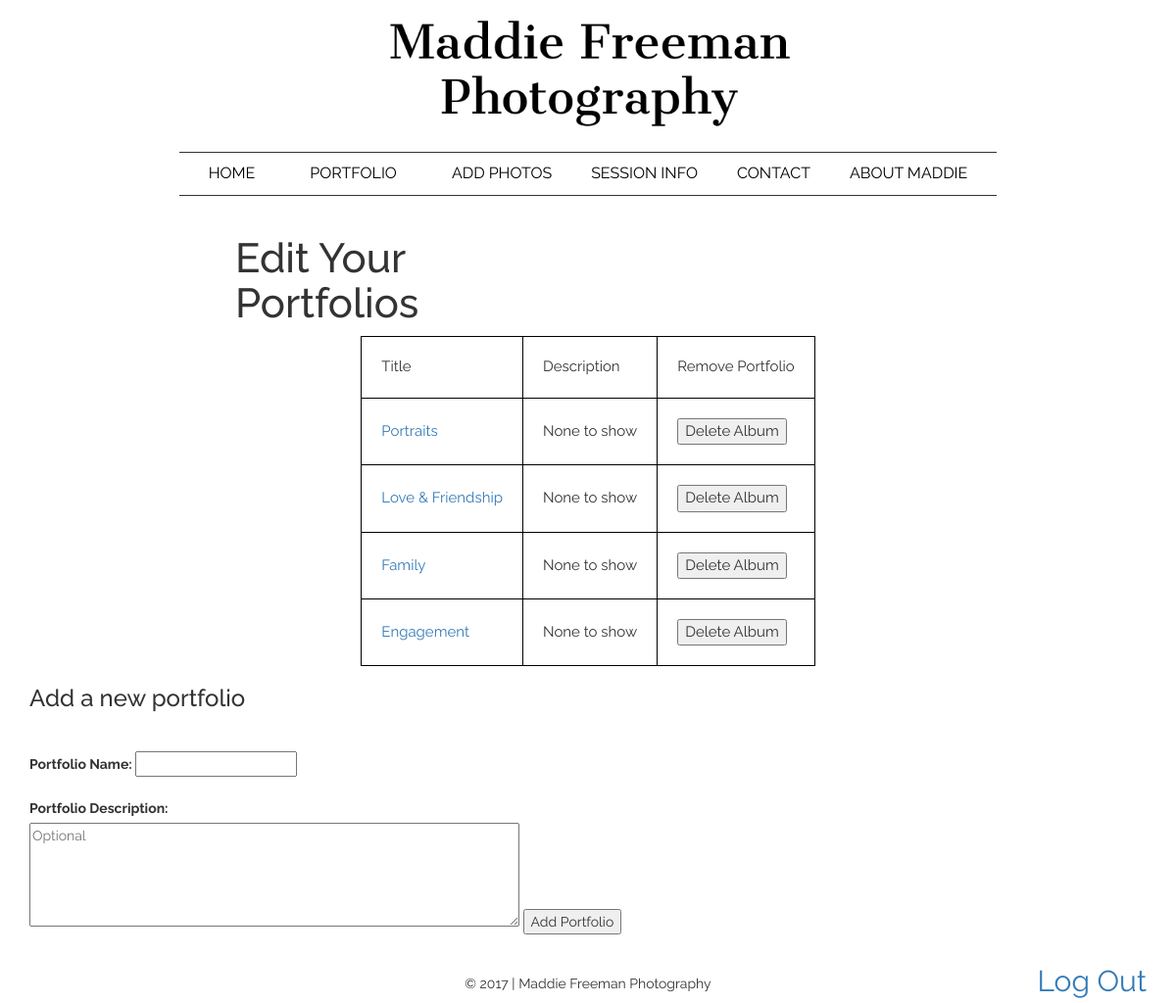
Page /edit_portfolio.php (signed in) on the committed database.
### tables this page shows
CREATE TABLE `Portfolios` (
  `portfolioID` int(11) NOT NULL,
  `portfolio_title` varchar(255) NOT NULL,
  `description` varchar(255) DEFAULT NULL
);

### includes/functions.php (called while the page is built, shortened)
<?php
function execute_sql_query($sql) {
    $mysqli = new mysqli(DB_HOST, DB_USER, DB_PASSWORD, DB_NAME);
    $result = $mysqli->query($sql);
    return $result;
}
?>

### edit_portfolio.php (the view, shortened to what this page needs)
<?php
    include_once('./includes/header.php');
?>
<body>
  <?php
    include_once('./includes/banner.php');
    include_once('./includes/navbar.php');
    include_once('includes/functions.php');
    if (!isset($_SESSION['logged_user'])) {
      echo("<h1>Sorry, this page is only available for admins</h1>");
    }
    else{
      echo("<h1 class='page-title'>Edit Your Portfolios</h1><div class='container'>");
      $sql = 'SELECT * FROM Portfolios ;';
      $result = execute_sql_query($sql);
      print ("<table class='portfolios_table'>");
      print ("
        <tr class='portfolios_table'>
        <td class='portfolios_table'>Title</td>
        <td class='portfolios_table'>Description</td>
        <td class='portfolios_table'>Remove Portfolio</td>
        </tr >");
        while ($row = $result->fetch_assoc()) {
          $port_id = $row['portfolioID'];
          $href = "edit_port.php?portfolioID=$port_id";
          if(strlen($row['description'])==0)
            $descript =  "<td class='portfolios_table'><span class=none> None to show</span></td>";
          else
            $descript = "<td class='portfolios_table'>{$row['description']}</td>";
          print("<tr>");
            print( "<td class='portfolios_table'><a href='$href'>{$row[ 'portfolio_title' ]}</a></td>" );
            print( $descript);
            echo("<td class='portfolios_table'><form method='post'>
            <button type='submit'  name='delete' value='$port_id'>Delete Album</button>
            </form></td> ");
          print("</tr>");
        }
        print ("</table>");
        echo "
        <h3>Add a new portfolio </h3>
          <form class='edit_form' method='post'>
           <label>Portfolio Name: </label>
           <input type='text' name='new_port_name' required />
           <label class='padded_label'>Portfolio Description: </label>
           <textarea rows='5' name='new_port_descript' placeholder='Optional'></textarea>
           <input type='submit' name='add_port' value='Add Portfolio'>
          </form>";
        echo"</div>";
    }
  ?>
    <? include_once('./includes/footer.php'); ?>
  </body>
</html>

### styles/style.css (style rules this page uses)
* { font-family: 'Raleway', sans-serif; }
.page-title { font-family: 'Raleway', sans-serif; width: 27%; margin-left: 20%; font-size: 3em; }
textarea { width: 500px; }
.padded_label { display: block; padding-top: 20px; }
.edit_form { padding-top: 30px; }
.portfolios_table { margin: auto; font-size: 15px; border: 1px solid black; text-align: left; padding: 20px; }

### styles/navbar.css (style rules this page uses)
* { box-sizing: border-box; }

### styles/lightbox.css (style rules this page uses)
body:after { content: url(../images/close.png) url(../images/loading.gif) url(../images/prev.png) url(../images/next.png); display: none; }

### rows in the picture
portfolios: portfolio_title "Portraits", description "None to show", $port_id 12 (drawn)
portfolios: portfolio_title "Love & Friendship", description "None to show", $port_id 13 (drawn)
portfolios: portfolio_title "Family", description "None to show", $port_id 14 (drawn)
portfolios: portfolio_title "Engagement", description "None to show", $port_id 15 (drawn)

### other values in the picture
$title "HOME"
$title "PORTFOLIO"
$title "ADD PHOTOS"
$title "SESSION INFO"
$title "CONTACT"
$title "ABOUT MADDIE"
